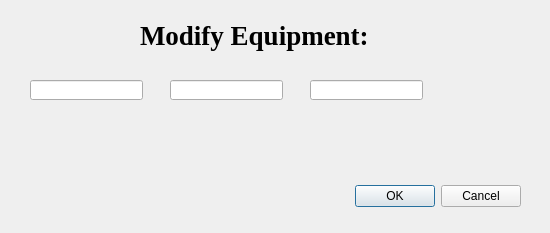
<?xml version="1.0" encoding="UTF-8"?>
<ui version="4.0">
 <class>equipment</class>
 <widget class="QDialog" name="equipment">
  <property name="geometry">
   <rect>
    <x>0</x>
    <y>0</y>
    <width>550</width>
    <height>233</height>
   </rect>
  </property>
  <property name="windowTitle">
   <string>Dialog</string>
  </property>
  <widget class="QDialogButtonBox" name="buttonBox">
   <property name="geometry">
    <rect>
     <x>180</x>
     <y>180</y>
     <width>341</width>
     <height>32</height>
    </rect>
   </property>
   <property name="orientation">
    <enum>Qt::Horizontal</enum>
   </property>
   <property name="standardButtons">
    <set>QDialogButtonBox::Cancel|QDialogButtonBox::Ok</set>
   </property>
  </widget>
  <widget class="QLabel" name="label_equipment">
   <property name="geometry">
    <rect>
     <x>140</x>
     <y>20</y>
     <width>241</width>
     <height>31</height>
    </rect>
   </property>
   <property name="font">
    <font>
     <family>Times New Roman</family>
     <pointsize>20</pointsize>
     <weight>75</weight>
     <bold>true</bold>
    </font>
   </property>
   <property name="text">
    <string>Modify Equipment:</string>
   </property>
  </widget>
  <widget class="QLineEdit" name="lineEdit">
   <property name="geometry">
    <rect>
     <x>30</x>
     <y>80</y>
     <width>113</width>
     <height>20</height>
    </rect>
   </property>
  </widget>
  <widget class="QLineEdit" name="lineEdit_2">
   <property name="geometry">
    <rect>
     <x>170</x>
     <y>80</y>
     <width>113</width>
     <height>20</height>
    </rect>
   </property>
  </widget>
  <widget class="QLineEdit" name="lineEdit_3">
   <property name="geometry">
    <rect>
     <x>310</x>
     <y>80</y>
     <width>113</width>
     <height>20</height>
    </rect>
   </property>
  </widget>
 </widget>
 <resources/>
 <connections>
  <connection>
   <sender>buttonBox</sender>
   <signal>accepted()</signal>
   <receiver>equipment</receiver>
   <slot>accept()</slot>
   <hints>
    <hint type="sourcelabel">
     <x>248</x>
     <y>254</y>
    </hint>
    <hint type="destinationlabel">
     <x>157</x>
     <y>274</y>
    </hint>
   </hints>
  </connection>
  <connection>
   <sender>buttonBox</sender>
   <signal>rejected()</signal>
   <receiver>equipment</receiver>
   <slot>reject()</slot>
   <hints>
    <hint type="sourcelabel">
     <x>316</x>
     <y>260</y>
    </hint>
    <hint type="destinationlabel">
     <x>286</x>
     <y>274</y>
    </hint>
   </hints>
  </connection>
 </connections>
</ui>
